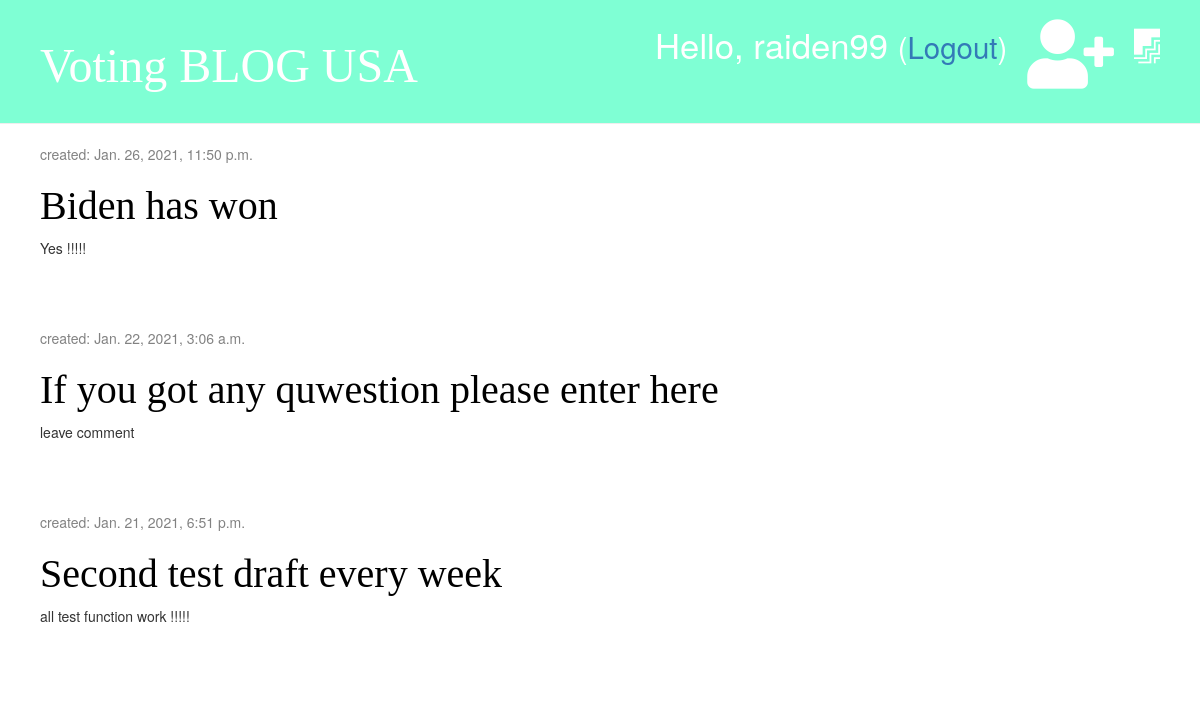
Page /drafts/ (signed in) on the committed database.
### blog/models.py (models this page shows, shortened)
class Post(models.Model):
    author = models.ForeignKey('auth.User', on_delete=models.CASCADE)
    title = models.CharField(max_length=288)
    text = models.TextField()
    created_date = models.DateTimeField(default=timezone.now)
    published_date = models.DateTimeField(blank=True, null=True)

### blog/views.py (the view)
# urls.py: path('drafts/', views.post_draft_list, name='post_draft_list'),
@login_required
def post_draft_list(request):  # show just list of stuff here nopk is needed
    posts = Post.objects.filter(published_date__isnull=True).order_by('-created_date')
    stuff_for_frontend = {'posts': posts}
    return render(request, 'blog/post_draft_list.html', stuff_for_frontend)

### blog/templates/blog/post_draft_list.html (shortened to what this page needs)
{% extends 'blog/Base.html' %}
{% block content %}
    {% for post in posts %}
        <div class="post">
                <p class="date"> created: {{post.created_date}}</p>
                <h1><a href="{%url 'post_detail' pk=post.pk %}">{{post.title}}</a></h1>
                <p>{{ post.text|truncatechars:50 }}</p>
        </div>
    {% endfor %}
{% endblock %}

### blog/templates/blog/Base.html (shortened to what this page needs)
{% load static %}
<!DOCTYPE html>
<html lang="en">
<head>
</head>
<body>
     <link rel="stylesheet" href="//maxcdn.bootstrapcdn.com/bootstrap/3.2.0/css/bootstrap.min.css">
     <link rel="stylesheet" href="{% static 'css/blog.css' %}">
     <link rel="stylesheet" href="https://use.fontawesome.com/releases/v5.15.2/css/all.css">
     <link rel="stylesheet" href="https://use.fontawesome.com/releases/v5.15.2/css/v4-shims.css">
<div class="page-header">
    {% if user.is_authenticated %}
        <a href="{%url 'post_draft_list' %}" class="top-menu"><i class="fab fa-firstdraft" aria-hidden="true"></i></a>
        <a href="{%url 'post_new' %}" class="top-menu"> <i class="fa fa-user-plus fa-2x"  aria-hidden="true" ></i></a>
        <p class="top-menu">Hello, {{ user.username }} <small>(<a href="{%url 'logout' %}">Logout</a>)</small></p>
    <h1><a href="{% url 'post_list' %}">Voting BLOG USA </a></h1>
</div>
<div class="content container">
    <div class="row">
         <div class="col-md-8">
             {% block content %}
             {% endblock %}
         </div>
    </div>
</div>
</body>
</html>

### blog/static/css/blog.css (style rules this page uses)
.page-header { background-color: aquamarine; margin-top: 0; padding: 20px 20px 20px 40px; }
.page-header h1, .page-header h1 a { color: #ffffff; font-size: 36pt; text-decoration: none; }
.content { margin-left: 25px; }
h1,h2,h3,h4 { font-family: 'Tangerine', 'Inconsolate', 'Droid Sans', serif; font-size: 40px; }
.date { color: #828282; }
.post { margin-bottom:70px; }
.post h1 a { color: #000000; }
.top-menu, .top-menu:hover { color: #ffffff; float: right; font-size: 26pt; margin-right: 20px; }

### rows in the picture
Post: created_date "Jan. 26, 2021, 11:50 p.m.", title "Biden has won", text "Yes !!!!!"
Post: created_date "Jan. 22, 2021, 3:06 a.m.", title "If you got any quwestion please enter here", text "leave comment"
Post: created_date "Jan. 21, 2021, 6:51 p.m.", title "Second test draft every week", text "all test function work !!!!!"

### other values in the picture
{{ user.username }} "raiden99"
